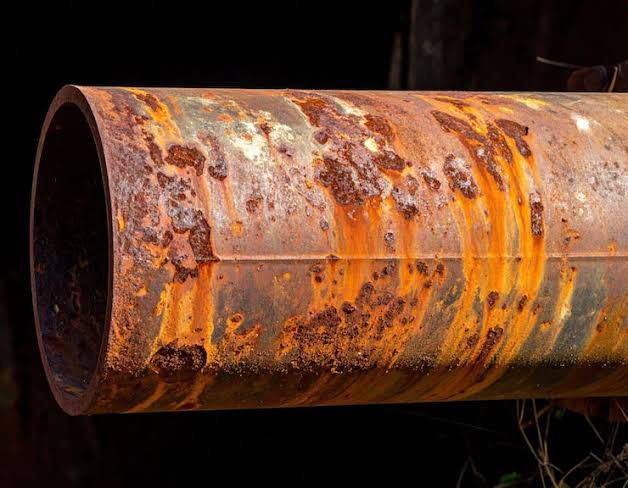
#> input picture images/images.jpg, 628 x 488 px, given in place of the camera
$ python app.py
#> lines starting #> are read from the running program, lines starting #| are printed output that depends on the picture; after the words box and inside, x2 and y2 are one past the last pixel; in counts of white or black regions, pixels touching at a corner belong together
### vision/camera.py
"""initialization of camera module for live feed to Runs in the background doing only one job: reading the latest frame from the camera hardware 30 times a second and storing it in memory.
"""

import cv2 as cv
import threading
import time
import os
import config


class CameraStream:
    def __init__(self, source=0):

        self.source = source    #holds cv.capture
        self.cap = None  #holds the latest frame
        self.ret = False   #boolean if frame read succeed
        self.running = False   #starting and stoping the background thread
        self.frame = None  #holds the latest frame

    def start(self): #method initialization

        self.cap = cv.VideoCapture(self.source)

        # Fallback handling if hardware webcam fails to open
        if not self.cap or not self.cap.isOpened():
            fallback_img = getattr(config, 'Fallback_Image', 'images/pipe_cracks.jpg')
            if os.path.exists(fallback_img):
                print(f"[CameraStream WARNING] Unable to open hardware camera source: {self.source}")
                print(f"[CameraStream INFO] Falling back to sample image stream: '{fallback_img}'")
                self.static_image = cv.imread(fallback_img)
                if self.static_image is not None:
                    self.frame = cv.resize(self.static_image, (config.Frame_Width, config.Frame_Height))
                    self.ret = True
                    self.running = True
                    self.thread = threading.Thread(target=self._update_static, daemon=True)
                    self.thread.start()
                    return self

            raise RuntimeError(
                f"Cannot open camera source {self.source}. "
                "Ensure a USB camera is connected, or specify a valid video/image path in config.py."
            )

        # Setting camera resolution from config.py
        self.cap.set(cv.CAP_PROP_FRAME_WIDTH, config.Frame_Width)
        self.cap.set(cv.CAP_PROP_FRAME_HEIGHT, config.Frame_Height)
        self.ret, self.frame = self.cap.read()  # read the first frame
#> self.frame is the input picture: shape (488, 628, 3); mean B, G, R 39.3, 60, 95.3
        self.running = True

        # Start the background thread to read frames from the video stream
        self.thread = threading.Thread(target=self._update, daemon=True)
        self.thread.start()
        return self

    # [5 lines left out: function _update_static, not called in this run]

    # background method (the worker)
    def _update(self):
        target_fps = getattr(config, 'Target_Fps', 30)
        target_delay = 1.0 / max(1, target_fps)
        while self.running is True:
            t_start = time.time()
            try:
                if self.cap and self.cap.isOpened():
                    ret, frame = self.cap.read()
                    if ret is True:
                        self.ret = ret
                        self.frame = frame
                    else:
                        # when a video file reaches the end, rewind to start
                        self.cap.set(cv.CAP_PROP_POS_FRAMES, 0)
                else:
                    time.sleep(0.01)
            except Exception as e:
                print("Error in camera update thread:", e)

            elapsed = time.time() - t_start
            sleep_time = max(0.001, target_delay - elapsed)
            time.sleep(sleep_time)

    def read(self):
        return (self.ret, self.frame)

    def stop(self):
        self.running = False
        if self.thread and self.thread.is_alive():
            self.thread.join(timeout=1.0)
        if self.cap:
            self.cap.release()

### vision/preprocess.py
"""
Image Enhancement and preprocessing subsystem
combines noise reduction, Clahe contrast Correction and Hsv color filering
"""
import cv2 as cv
import numpy as np
import config


class Pipelinepreprocessor:
    def __init__(self):
        #creating clahe object using parameters from config.py
        self.clahe = cv.createCLAHE(
            clipLimit=config.Clahe_Clip_Limit,
            tileGridSize=config.Clahe_grid_Size
        )

    def denoise(self, frame: np.ndarray):
        #removes camera noise specks using median blur
        return cv.medianBlur(frame, config.Median_Blur_Kernel)

    def enhance_contrast(self, gray_frame: np.ndarray):
        #enhance dark pipe interior contrast using CLAHE
        return self.clahe.apply(gray_frame)

    def get_rust_mask(self, hsv_frame: np.ndarray):
        #isolate rust/corrosion colors based on config hsv range
        lower =np.array(config.Rust_Hsv_Lower, dtype =np.uint8)

        upper = np.array(config.Rust_Hsv_Upper, dtype = np.uint8)
        return cv.inRange(hsv_frame, lower, upper)

    def process(self, frame: np.ndarray):
        """ Runs the whole preprocessing pipeline on a raw camera frame and returns a dictionary on all processes views"""

        #denoise
        denoised = self.denoise(frame)
#> in denoise, `return cv.medianBlur(frame, config.Median_Blur_Kernel)`:
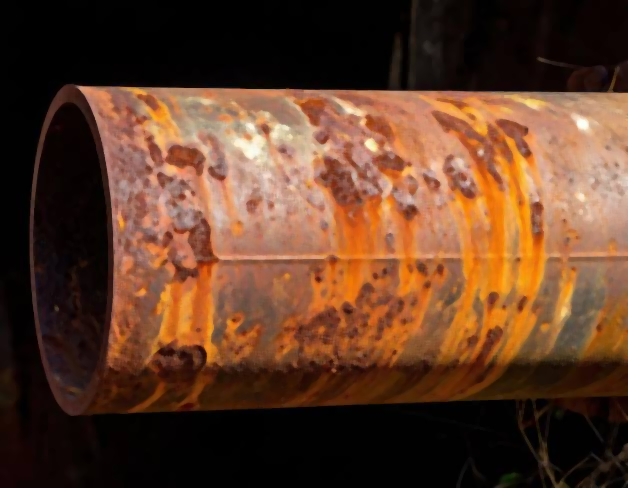
#> returned value: shape (488, 628, 3); mean of channels 0, 1, 2 39.1, 60, 95.3; drawn as B, G, R

        #convert to grayscale and apply CLAHE
        gray = cv.cvtColor(denoised, cv.COLOR_BGR2GRAY)
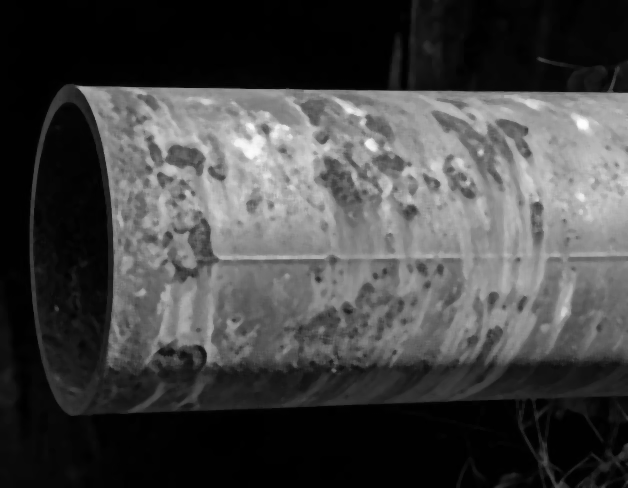
#> gray: shape (488, 628); min 0, max 254, mean 68.2
        clahe_gray = self.enhance_contrast(gray)
#> in enhance_contrast, `return self.clahe.apply(gray_frame)`:
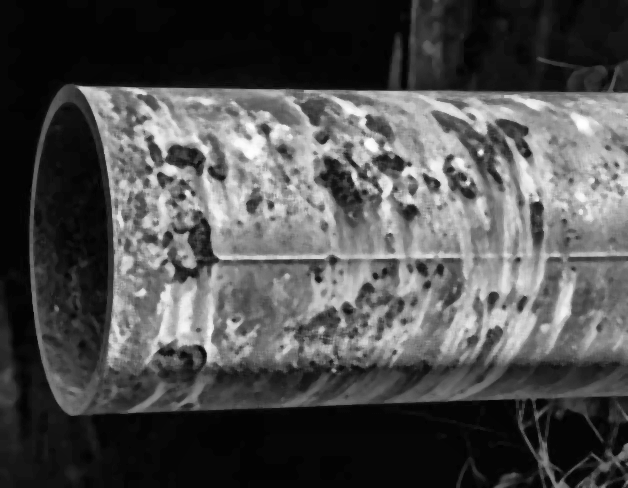
#> returned value: shape (488, 628); min 1, max 255, mean 78.1

        #convert to HSV and extract rust mask
        hsv = cv.cvtColor(denoised, cv.COLOR_BGR2HSV)
#> hsv: shape (488, 628, 3); mean H, S, V 19.4, 136.7, 95.3
        rust_mask = self.get_rust_mask(hsv)
#> in get_rust_mask, `return cv.inRange(hsv_frame, lower, upper)`:
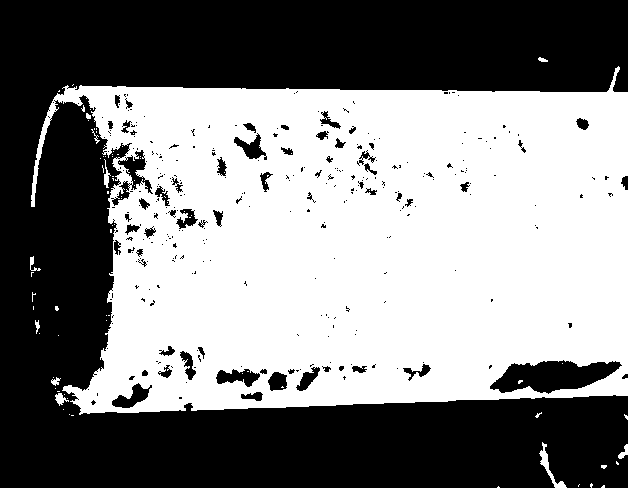
#> returned value: shape (488, 628); 51.3% white; 309 black regions (248 under 20 px), largest, box (x1, y1, x2, y2) and area: (0, 0, 628, 488) 139750, (490, 360, 622, 394) 2796, (111, 150, 153, 206) 692

        return{
            "clean_bgr": denoised,
            "clahe_gray": clahe_gray,
            "rust_mask": rust_mask
        }

### vision/detector.py
"""
Initialization of robots eyes and tape measure
Finds where defects are located on the screen, draws boxes around them and returns their pixels
"""
import cv2 as cv
import numpy as np
import config

#Class definition
class DefectDetector:

    #detector = DefectDetector()
    def __init__(self):
        self.canny1 = config.Canny_Threshold1
        self.canny2 = config.Canny_Threshold2
        self.min_area = config.Median_Defect_Area

    #Detect cracks using Canny
    def detect_cracks (self, clahe_gray):
        edges = cv.Canny(clahe_gray, self.canny1, self.canny2)
        contours, _ = cv.findContours(edges,cv.RETR_EXTERNAL, cv.CHAIN_APPROX_SIMPLE)

        #Loop through contours and filter by size
        boxes =[]
        for cnt in contours:
            area = cv.contourArea(cnt)
            if area > self.min_area:
                x , y, w, h = cv.boundingRect(cnt)
                boxes.append((x,y,w,h))
        return boxes


    def detect_rust(self, rust_mask):
        contours, _ = cv.findContours(rust_mask, cv.RETR_EXTERNAL, cv.CHAIN_APPROX_SIMPLE)

        #loop filter by size and collect boxes
        boxes =[]
        for cnt in contours:
            area = cv.contourArea(cnt)
            if area > self.min_area:
                x, y, w, h = cv.boundingRect(cnt)
                boxes.append((x, y, w, h))
        return boxes

    def draw_boxes(self, frame, boxes, color, label):
        for (x, y, w, h) in boxes:
            cv.rectangle(frame, (x, y), (x + w, y + h), color, 2)
            cv.putText(frame, label, (x, y - 5), cv.FONT_HERSHEY_SIMPLEX, 0.5, color, 1)

### app.py
import cv2 as cv
import config
from vision.camera import CameraStream
from vision.preprocess import Pipelinepreprocessor
from vision.detector import DefectDetector


#Load sample pipe image
"""frame = cv.imread("images/pipe_cracks.jpg")
if frame is None:
    print("Error: Image not found!")
    exit()
"""

#instance of camera vision( video capturing) from live webcam or robot video
camera = CameraStream(source=0).start() #0 is the default webcam, change to video file path for testing

#instance of new preprocessor class
preprocessor = Pipelinepreprocessor()

#instance of defect dector class
detector = DefectDetector()

while True:
      ret, frame = camera.read()
      if ret is False or frame is None:
          continue  #skip this iteration if frame read failed

         #process the frame through the vision model
      results = preprocessor.process(frame)
#> results = 3 items

           #detect cracks and rust for live feed camera capture
      crack_boxes = detector.detect_cracks(results["clahe_gray"])
#> in detect_cracks, `edges = cv.Canny(clahe_gray, self.canny1, self.canny2)`:
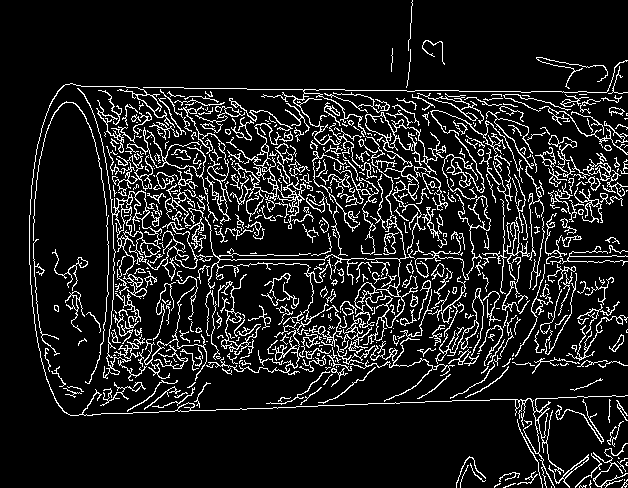
#> edges: shape (488, 628); 11.6% white in thin lines or dots
#> in detect_cracks, `contours, _ = cv.findContours(edges,cv.RETR_EXTERNAL, cv.CHAIN_APPROX_..`: contours = 605 contours, 481 with area under 20; largest, box (x1, y1, x2, y2) and area: (365, 112, 446, 253) 1876, (77, 88, 162, 381) 1492, (230, 123, 306, 229) 408, (205, 136, 418, 345) 394, (29, 83, 628, 488) 380
#> the loop in detect_cracks, `for cnt in contours:` made 605 passes
#> (area, x, y, w, h) on passes 16, 18, 24, 82, 117, 126, 148, 173, 176, 190, 196, 200: (124, 548, 454, 41, 34), (65.5, 593, 443, 35, 45), (54, 555, 399, 49, 45), (74.5, 448, 349, 23, 16), (75.5, 609, 334, 15, 18), (89.5, 208, 330, 92, 45), (95.5, 566, 315, 62, 46), (80, 309, 305, 33, 42), (72.5, 577, 304, 26, 30), (54, 410, 294, 8, 13), (61, 65, 291, 20, 41), (147.5, 350, 289, 105, 113)
#> area on passes 15, 17, 22, 30, 34, 35: 22, 27, 26.5, 26, 36.5, 27.5
#> after the loop in detect_cracks, `for cnt in contours:`: boxes = 61 items, first 6: (548, 454, 41, 34), (593, 443, 35, 45), (555, 399, 49, 45), (448, 349, 23, 16), (609, 334, 15, 18), (208, 330, 92, 45)
#> crack_boxes has the same summary as boxes in detect_cracks
      rust_boxes = detector.detect_rust(results["rust_mask"])
#> in detect_rust, `contours, _ = cv.findContours(rust_mask, cv.RETR_EXTERNAL, cv.CHAIN_AP..`: contours = 59 contours, 50 with area under 20; largest, box (x1, y1, x2, y2) and area: (31, 66, 628, 415) 164526, (539, 442, 567, 488) 206, (55, 393, 69, 406) 68, (618, 444, 628, 459) 52, (104, 159, 111, 188) 51
#> the loop in detect_rust, `for cnt in contours:` made 59 passes
#> (area, x, y, w, h) on passes 7, 8, 16, 39, 58: (52.5, 618, 444, 10, 15), (205.5, 539, 442, 28, 46), (67.5, 55, 393, 14, 13), (51, 104, 159, 7, 29), (164526.5, 31, 66, 597, 349)
#> area on passes 19, 24, 31, 59: 31, 20.5, 29.5, 21
#> after the loop in detect_rust, `for cnt in contours:`: boxes = [(618, 444, 10, 15), (539, 442, 28, 46), (55, 393, 14, 13), (104, 159, 7, 29), (31, 66, 597, 349)]
#> rust_boxes has the same summary as boxes in detect_rust

        #draw boxes on the orignal video capture frame
      detector.draw_boxes(frame, crack_boxes, (0, 0, 255), "CRACK")
#> the loop in draw_boxes, `for (x, y, w, h) in boxes:` made 61 passes
#> (x, y, w, h) on passes 1 to 12: (548, 454, 41, 34), (593, 443, 35, 45), (555, 399, 49, 45), (448, 349, 23, 16), (609, 334, 15, 18), (208, 330, 92, 45), (566, 315, 62, 46), (309, 305, 33, 42), (577, 304, 26, 30), (410, 294, 8, 13), (65, 291, 20, 41), (350, 289, 105, 113)
#> after the loop in draw_boxes, `for (x, y, w, h) in boxes:`:
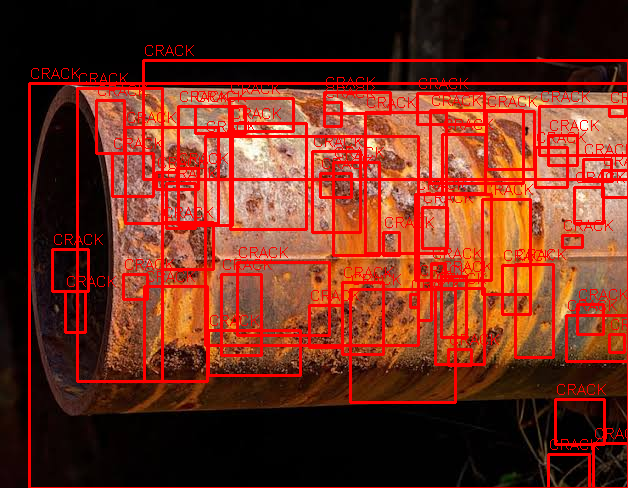
#> frame: shape (488, 628, 3); 14.91% of pixels changed, all inside (x1, y1, x2, y2) = (28, 45, 628, 488)
      detector.draw_boxes(frame, rust_boxes, (0, 165, 255), "RUST")
#> call 2 of draw_boxes, with color = (0, 165, 255), label = 'RUST'
#> the loop in draw_boxes (call 2), `for (x, y, w, h) in boxes:` made 5 passes
#> after the loop in draw_boxes (call 2), `for (x, y, w, h) in boxes:`:
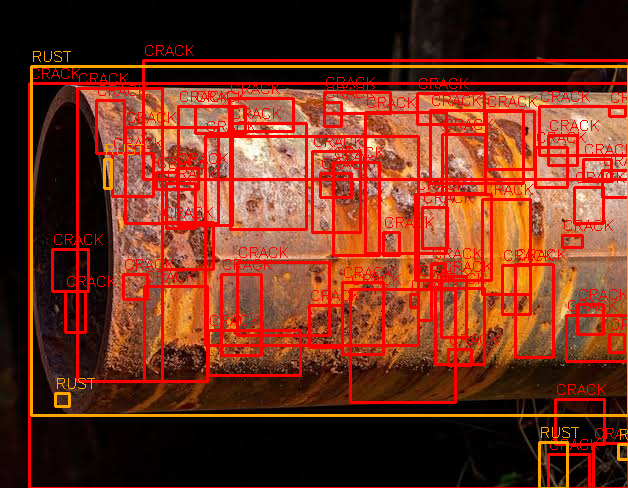
#> frame: shape (488, 628, 3); 2.05% of pixels changed, all inside (x1, y1, x2, y2) = (30, 51, 628, 488)

          #display  live annotation of video feed
      cv.imshow("IPIR Live Feed", frame)

        #check for keypress to quite
      if cv.waitKey(1) & 0xFF == ord('q'):
#> (key q is pressed here)
          break   #exit loop if 'q' is pressed

camera.stop()  #stop the camera stream
cv.destroyAllWindows()


"""detect cracks and rust for images
crack_boxes = detector.detect_cracks(results["clahe_gray"])
rust_boxes = detector.detect_rust(results["rust_mask"])"""


"""draw boxes on the orignal image frame
detector.draw_boxes(frame, crack_boxes, (0, 255, 0), "CRACKS") #use red box for cracks
detector.draw_boxes(frame, rust_boxes, (0, 165, 255), "RUST") #use orange box for rust"""

"""display the output for images
cv.imshow("Raw Input", frame)
cv.imshow("Modular Preprocessed (Clahe Gray)", results["clahe_gray"])
cv.imshow("Modular Preprocessed (Rust Mask)", results["rust_mask"])
cv.imshow("Detected pipeline defects", frame)"""


#cv.waitKey(0)
#cv.destroyAllWindows()

$ run again, on images/pipe_tear.jpg
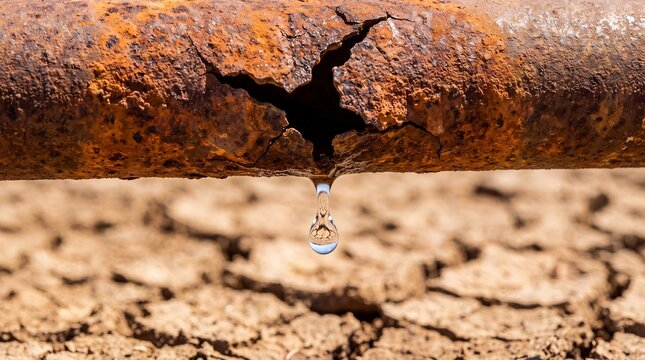
#> input picture images/pipe_tear.jpg, 645 x 360 px, given in place of the camera
#> in start, self.frame is the input picture: shape (360, 645, 3); mean B, G, R 89.9, 120.1, 167.1
#> hsv: shape (360, 645, 3); mean H, S, V 12.8, 135.9, 167.6
#> in get_rust_mask, `return cv.inRange(hsv_frame, lower, upper)`:
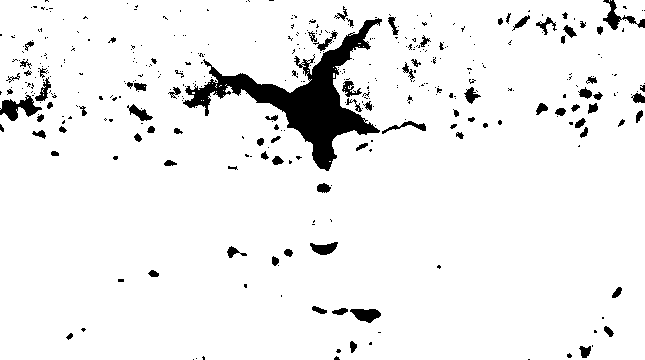
#> returned value: shape (360, 645); 93.7% white; 403 black regions (311 under 20 px), largest, box (x1, y1, x2, y2) and area: (183, 18, 382, 171) 7356, (0, 95, 42, 121) 512, (603, 0, 645, 30) 369
#> results = 3 items
#> edges: shape (360, 645); 18.3% white in thin lines or dots
#> in detect_cracks, `contours, _ = cv.findContours(edges,cv.RETR_EXTERNAL, cv.CHAIN_APPROX_..`: contours = 1049 contours, 926 with area under 20; largest, box (x1, y1, x2, y2) and area: (333, 0, 534, 132) 1376, (149, 12, 321, 95) 853, (447, 11, 543, 97) 760, (481, 0, 612, 61) 693, (0, 25, 72, 98) 692
#> the loop in detect_cracks, `for cnt in contours:` made 1049 passes
#> (area, x, y, w, h) on passes 91, 112, 151, 169, 170, 183, 196, 202: (129.5, 467, 338, 26, 22), (136, 46, 333, 60, 27), (171.5, 477, 325, 75, 27), (71, 315, 321, 22, 23), (94, 575, 320, 21, 28), (129, 232, 318, 129, 42), (149, 31, 315, 33, 13), (96.5, 189, 313, 68, 30)
#> after the loop in detect_cracks, `for cnt in contours:`: boxes = 57 items, first 6: (467, 338, 26, 22), (46, 333, 60, 27), (477, 325, 75, 27), (315, 321, 22, 23), (575, 320, 21, 28), (232, 318, 129, 42)
#> crack_boxes has the same summary as boxes in detect_cracks
#> in detect_rust, `contours, _ = cv.findContours(rust_mask, cv.RETR_EXTERNAL, cv.CHAIN_AP..`: contours = 3 contours, 2 with area under 20; largest, box (x1, y1, x2, y2) and area: (0, 0, 645, 360) 230068
#> the loop in detect_rust, `for cnt in contours:` made 3 passes
#> (area, x, y, w, h) on pass 3: (230068, 0, 0, 645, 360)
#> after the loop in detect_rust, `for cnt in contours:`: boxes = [(0, 0, 645, 360)]
#> the loop in draw_boxes, `for (x, y, w, h) in boxes:` made 57 passes
#> the loop in draw_boxes (call 2), `for (x, y, w, h) in boxes:` made 1 pass
#> after the loop in draw_boxes (call 2), `for (x, y, w, h) in boxes:`:
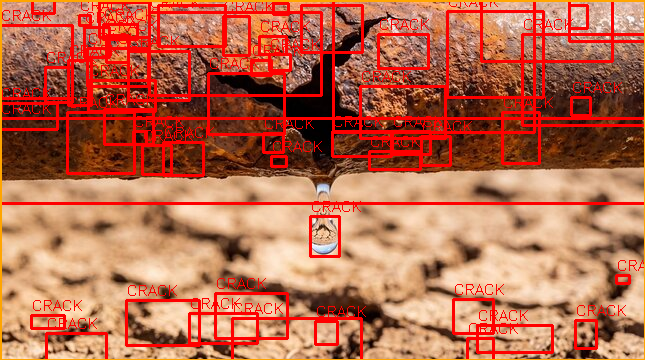
#> frame: shape (360, 645, 3); mean B, G, R 78.3, 106.3, 183
